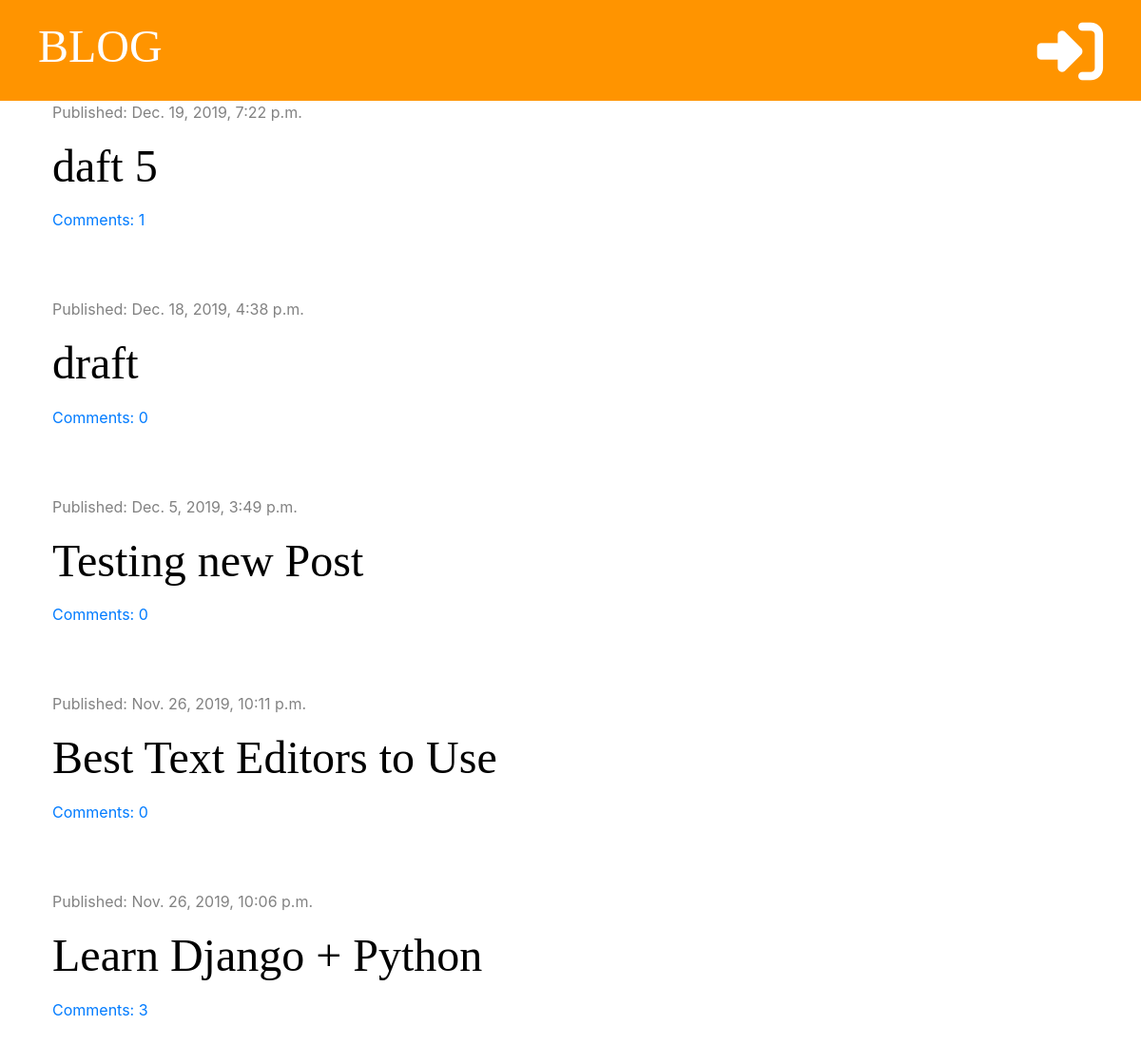
The page / on the database its author committed.
### blog/models.py (models this page shows, shortened)
class Post(models.Model):
    author = models.ForeignKey('auth.User', on_delete=models.CASCADE)
    title = models.CharField(max_length=200)
    text = models.TextField()
    created_date = models.DateTimeField(default=timezone.now)
    published_date = models.DateTimeField(blank=True, null=True)
    def approved_comments(self):
        return self.comments.filter(approved=True)

### blog/views.py (the view)
# urls.py: path('', views.post_list, name='post_list'),
def post_list(request):
    posts = Post.objects.filter(published_date__lte=timezone.now()).order_by('-published_date')
    stuff_for_frontend = {'posts': posts}
    return render(request, 'blog/post_list.html',  stuff_for_frontend)

### blog/templatetags/markdownify.py (called while the page is built)
@register.filter
def markdown(value):
    renderer = HighlightRenderer()
    markdown = mistune.Markdown(renderer=renderer)
    return markdown(value)

### blog/templates/blog/post_list.html (shortened to what this page needs)
{% extends 'blog/base.html' %}
{% load markdownify %}
{% block content %}
    {% for post in posts %}
        <div class="post">
            <div class="date">
                <p>Published: {{ post.published_date }}</p>
            </div>
            <h1><a href="{% url 'post_detail' pk=post.pk %}">{{ post.title }}</a></h1>
            <a href="{% url 'post_detail' pk=post.pk %}">Comments: {{ post.approved_comments.count }}</a>
        </div>
    {% endfor %}
{% endblock %}

### blog/static/css/blog.css (style rules this page uses)
h1, h2, h3, h4 { font-family: 'Tangerine', 'Droid Sans', serif; font-size: 48px; }
.date { color: #828282; }
.post { margin-bottom: 70px; }
.post h1 a { color: #000000; }

### rows shown on the page
Post: published_date "Dec. 19, 2019, 7:22 p.m.", title "daft 5", approved_comments.count "1"
Post: published_date "Dec. 18, 2019, 4:38 p.m.", title "draft", approved_comments.count "0"
Post: published_date "Dec. 5, 2019, 3:49 p.m.", title "Testing new Post", approved_comments.count "0"
Post: published_date "Nov. 26, 2019, 10:11 p.m.", title "Best Text Editors to Use", approved_comments.count "0"
Post: published_date "Nov. 26, 2019, 10:06 p.m.", title "Learn Django + Python", approved_comments.count "3"
